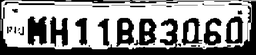
#> input picture hw1/img/binary_image.png, 256 x 55 px, shrunk from 717 x 153 before the run
$ python question1.py
#> lines starting #> are read from the running program, lines starting #| are printed output that depends on the picture; after the words box and inside, x2 and y2 are one past the last pixel; in counts of white or black regions, pixels touching at a corner belong together
"""
  Computer Vision HW 1 - Question 1
"""
import math

import numpy as np
from PIL import Image
from matplotlib import pyplot as plt


def zeros(rows, cols):
    """
    Create a matrix of zeros
    :param rows:
    :param cols:
    :return:
    """
    return np.array([[0 for _ in range(cols)] for _ in range(rows)])


def intersect(m, n):
    """
    Bitwise and operation (M AND N)
    for binary 2D matrices in the same size
    Assuming black is the foreground
    :param m: Matrix M
    :param n: Matrix N
    :return: M AND N, if the size of M is equal to N
        1x1 matrix if the length is different
    """
    if len(m) != len(n) or len(m[0]) != len(n[0]):
        return [[1]]
    out = zeros(len(m), len(m[0]))
    for i in range(len(m)):
        for j in range(len(m[0])):
            out[i][j] = m[i][j] + n[i][j]
            if out[i][j] > 255:
                out[i][j] = 255
    return np.array(out)


def is_subset_of(m, n):
    """
    Checks if bitwise matrix M is a
    subset of N. That is, all 0's in M
    should be contained by N
    :param m: smaller set
    :param n: larger set
    :return: true if M is subset of N
    false if sizes are not equal
    """
    if len(m) != len(n) or len(m[0]) != len(n[0]):
        return False
    out = zeros(len(m), len(m[0]))
    # Multiply M and N bitwise
    for i in range(len(m)):
        for j in range(len(m[0])):
            out[i][j] = m[i][j] * n[i][j]
            if out[i][j] > 255:
                out[i][j] = 255
    # If M X N (bitwise) is equal to N, then
    # M is a subset of N
    for i in range(len(m)):
        for j in range(len(m[0])):
            if out[i][j] != n[i][j]:
                return False
    return True


def pad_len(str_el):
    """
    Get the pad lengths for computing morphological
    operations using a structuring element str_el
    :param str_el:
    :return: Tuple (a, a), (b, b):
        Where padding sizes are ((left, right), (top, bottom))
    and b is for the top and bottom.
    """
    a = math.floor(len(str_el) / 2)
    b = math.floor(len(str_el[0]) / 2)
    return (a, a), (b, b)


def dilation(a, b):
    """
    Dilation implementation according to the
    First definition of dilation operation
    :param a:  A, input image
    :param b: B, structuring element, can be any size
    :return: A (+) B, where the output has the same size as A
    """
    rows = len(a)
    cols = len(a[0])
    out = zeros(rows, cols)
    padded_a = np.pad(a, pad_len(b), mode='constant', constant_values=(255, 255))
    for i in range(rows):
        for j in range(cols):
            slice_of_padded_a = padded_a[i:i + len(b), j:j + len(b[0])]
            intersection = intersect(b, slice_of_padded_a)
            prod_intersection = np.prod(intersection)
            contains = prod_intersection == 0
            if contains:
                out[i][j] = 0
            else:
                out[i][j] = 255
    return np.array(out)


def erosion(a, b):
    """
    Erosion implementation according to the
    first definition of erosion operation
    :param a:  A, input image
    :param b: B, structuring element, can be any size
    :return: A (-) B, where the output has the same size as A
    """
    rows = len(a)
    cols = len(a[0])
    out = zeros(rows, cols)
    padded_a = np.pad(a, pad_len(b), mode='constant', constant_values=(255, 255))
    for i in range(rows):
        for j in range(cols):
            slice_of_padded_a = padded_a[i:i + len(b), j:j + len(b[0])]
            if is_subset_of(b, slice_of_padded_a):
                out[i][j] = 0
            else:
                out[i][j] = 255
    return out


def opening(a, b):
    return dilation(erosion(a, b), b)


def closing(a, b):
    return erosion(dilation(a, b), b)


def main():
    # structuring element, all black, and a little bit large
    b = zeros(4, 4)

    # convert the png into python matrix
    image = Image.open("img/binary_image.png")
#> image is the input picture: PIL image 256x55 L; min 0, max 255, mean 147.4
    a = np.array(image)

    """
    m = [[255, 255, 255, 255, 255, 255, 255, 255],
         [0, 0, 0, 0, 0, 0, 0, 255],
         [255, 255, 255, 0, 0, 0, 0, 255],
         [255, 255, 255, 0, 0, 0, 0, 255],
         [255, 255, 0, 0, 0, 0, 0, 255],
         [255, 255, 255, 0, 0, 0, 0, 255],
         [255, 255, 0, 0, 255, 255, 255, 255],
         [255, 255, 255, 255, 255, 255, 255, 255]]
    """
    # apply closing, opening, closing and then erosion:
    # referring from: https://www.researchgate.net/publication/267228362_A_new_Morphological_Approach_for_Noise_Removal_cum_Edge_Detection
    out = closing(opening(erosion(a, b), b), b)
#> in erosion, `rows = len(a)`: rows = 55
#> in erosion, `cols = len(a[0])`: cols = 256
#> in erosion, `padded_a = np.pad(a, pad_len(b), mode='constant', constant_values=(255..`:
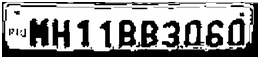
#> padded_a: shape (59, 260); min 0, max 255, mean 156.2
#> after the loop in erosion, `for i in range(rows):`:
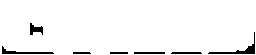
#> out: shape (55, 256) int64; 95.8% white; 7 black regions, largest, box (x1, y1, x2, y2) and area: (208, 32, 255, 54) 173, (2, 46, 54, 54) 130, (30, 23, 43, 35) 91
#> in erosion (call 2), `padded_a = np.pad(a, pad_len(b), mode='constant', constant_values=(255..`: padded_a: shape (59, 260) int64; 96.2% white; 7 black regions, largest, box (x1, y1, x2, y2) and area: (210, 34, 257, 56) 173, (4, 48, 56, 56) 130, (32, 25, 45, 37) 91
#> after the loop in erosion (call 2), `for i in range(rows):`: out: shape (55, 256) int64; 99.6% white; black in thin lines or dots, all inside (x1, y1, x2, y2) = (4, 27, 254, 53)
#> in dilation, `padded_a = np.pad(a, pad_len(b), mode='constant', constant_values=(255..`: padded_a: shape (59, 260) int64; 99.7% white; black in thin lines or dots, all inside (x1, y1, x2, y2) = (6, 29, 256, 55)
#> after the loop in dilation, `for i in range(rows):`: out: shape (55, 256) int64; 98.8% white; 3 black regions, box (x1, y1, x2, y2) and area: (31, 26, 44, 33) 73, (246, 47, 256, 55) 71, (3, 50, 7, 55) 20
#> in dilation (call 2), `padded_a = np.pad(a, pad_len(b), mode='constant', constant_values=(255..`: padded_a: shape (59, 260) int64; 98.9% white; 3 black regions, box (x1, y1, x2, y2) and area: (33, 28, 46, 35) 73, (248, 49, 258, 57) 71, (5, 52, 9, 57) 20
#> after the loop in dilation (call 2), `for i in range(rows):`:
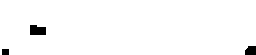
#> out: shape (55, 256) int64; 98.1% white; 3 black regions, box (x1, y1, x2, y2) and area: (30, 25, 46, 35) 142, (245, 46, 256, 55) 90, (2, 49, 9, 55) 42
#> in erosion (call 3), `padded_a = np.pad(a, pad_len(b), mode='constant', constant_values=(255..`: padded_a: shape (59, 260) int64; 98.2% white; 3 black regions, box (x1, y1, x2, y2) and area: (32, 27, 48, 37) 142, (247, 48, 258, 57) 90, (4, 51, 11, 57) 42
#> after the loop in erosion (call 3), `for i in range(rows):`:
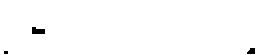
#> out: shape (55, 256) int64; 99.1% white; 3 black regions (1 under 20 px), largest, box (x1, y1, x2, y2) and area: (32, 27, 45, 34) 73, (247, 48, 255, 54) 39
    out2 = opening(erosion(out, b), b)
#> in erosion (call 4), `padded_a = np.pad(a, pad_len(b), mode='constant', constant_values=(255..`:
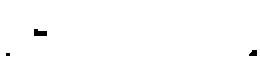
#> padded_a: shape (59, 260) int64; 99.2% white; 3 black regions (1 under 20 px), largest, box (x1, y1, x2, y2) and area: (34, 29, 47, 36) 73, (249, 50, 257, 56) 39
#> after the loop in erosion (call 4), `for i in range(rows):`:
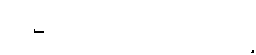
#> out: shape (55, 256) int64; 99.8% white; black in thin lines or dots, all inside (x1, y1, x2, y2) = (34, 29, 254, 53)
#> in erosion (call 5), `padded_a = np.pad(a, pad_len(b), mode='constant', constant_values=(255..`:
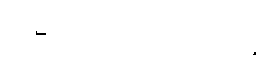
#> padded_a: shape (59, 260) int64; 99.8% white; black in thin lines or dots, all inside (x1, y1, x2, y2) = (36, 31, 256, 55)
#> after the loop in erosion (call 5), `for i in range(rows):`: out: shape (55, 256) int64; every value is 255
#> in dilation (call 3), `padded_a = np.pad(a, pad_len(b), mode='constant', constant_values=(255..`: padded_a: shape (59, 260) int64; every value is 255
    out3 = dilation(dilation(out2, b), b)

    # display the output
    plt.style.use('grayscale')
    plt.imshow(out)
    plt.show()
    plt.imshow(out2)
    plt.show()
    plt.imshow(out3)
    plt.show()


if __name__ == '__main__':
    main()
